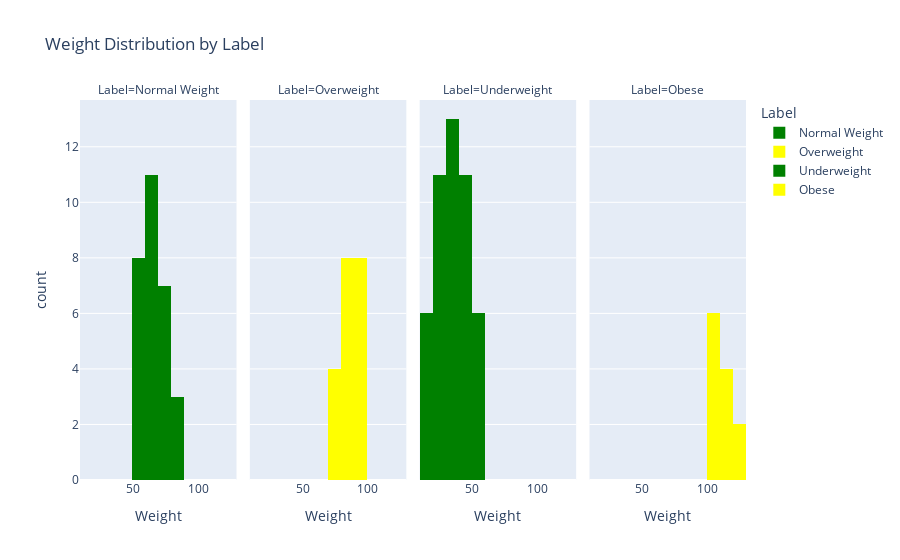

The notebook cell saved with this chart:
### Code cell
df = pd.DataFrame(df)

# Weight ve Label için histogram çizimi
fig = px.histogram(data_frame=df, x='Weight', color='Label', facet_col='Label',
                   title='Weight Distribution by Label', color_discrete_sequence=['green', 'yellow'])

fig.show()

### Figure 1 — Plotly figure (JSON) as saved in the notebook; plotly's stock layout.template omitted (floating-point values rounded to 4 significant figures)
{"data": [{"alignmentgroup": "True", "bingroup": "x", "hovertemplate": "Label=Normal Weight<br>Weight=%{x}<br>count=%{y}<extra></extra>", "legendgroup": "Normal Weight", "marker": {"color": "green", "pattern": {"shape": ""}}, "name": "Normal Weight", "offsetgroup": "Normal Weight", "orientation": "v", "showlegend": true, "type": "histogram", "x": [80, 60, 70, 80, 60, 80, 60, 75, 55, 65, 75, 55, 65, 65, 75, 55, 65, 55, 65, 75, 55, 65, 55, 65, 75, 60, 70, 55, 55], "xaxis": "x", "yaxis": "y"}, {"alignmentgroup": "True", "bingroup": "x", "hovertemplate": "Label=Overweight<br>Weight=%{x}<br>count=%{y}<extra></extra>", "legendgroup": "Overweight", "marker": {"color": "yellow", "pattern": {"shape": ""}}, "name": "Overweight", "offsetgroup": "Overweight", "orientation": "v", "showlegend": true, "type": "histogram", "x": [90, 90, 90, 85, 95, 75, 85, 95, 85, 95, 75, 85, 85, 95, 75, 85, 85, 95, 75, 85], "xaxis": "x2", "yaxis": "y2"}, {"alignmentgroup": "True", "bingroup": "x", "hovertemplate": "Label=Underweight<br>Weight=%{x}<br>count=%{y}<extra></extra>", "legendgroup": "Underweight", "marker": {"color": "green", "pattern": {"shape": ""}}, "name": "Underweight", "offsetgroup": "Underweight", "orientation": "v", "showlegend": true, "type": "histogram", "x": [50, 40, 30, 20, 50, 50, 40, 30, 50, 40, 30, 45, 45, 35, 45, 45, 30, 40, 50, 35, 25, 45, 30, 25, 20, 30, 25, 40, 35, 50, 40, 35, 15, 15, 20, 20, 25, 25, 30, 30, 35, 25, 10, 10, 15, 15, 20], "xaxis": "x3", "yaxis": "y3"}, {"alignmentgroup": "True", "bingroup": "x", "hovertemplate": "Label=Obese<br>Weight=%{x}<br>count=%{y}<extra></extra>", "legendgroup": "Obese", "marker": {"color": "yellow", "pattern": {"shape": ""}}, "name": "Obese", "offsetgroup": "Obese", "orientation": "v", "showlegend": true, "type": "histogram", "x": [100, 110, 120, 100, 110, 100, 110, 120, 105, 115, 105, 105], "xaxis": "x4", "yaxis": "y4"}], "layout": {"annotations": [{"font": {}, "showarrow": false, "text": "Label=Normal Weight", "x": 0.1175, "xanchor": "center", "xref": "paper", "y": 1, "yanchor": "bottom", "yref": "paper"}, {"font": {}, "showarrow": false, "text": "Label=Overweight", "x": 0.3725, "xanchor": "center", "xref": "paper", "y": 1, "yanchor": "bottom", "yref": "paper"}, {"font": {}, "showarrow": false, "text": "Label=Underweight", "x": 0.6275, "xanchor": "center", "xref": "paper", "y": 1, "yanchor": "bottom", "yref": "paper"}, {"font": {}, "showarrow": false, "text": "Label=Obese", "x": 0.8825, "xanchor": "center", "xref": "paper", "y": 1, "yanchor": "bottom", "yref": "paper"}], "barmode": "relative", "legend": {"title": {"text": "Label"}, "tracegroupgap": 0}, "title": {"text": "Weight Distribution by Label"}, "xaxis": {"anchor": "y", "domain": [0, 0.235], "title": {"text": "Weight"}}, "xaxis2": {"anchor": "y2", "domain": [0.255, 0.49], "matches": "x", "title": {"text": "Weight"}}, "xaxis3": {"anchor": "y3", "domain": [0.51, 0.745], "matches": "x", "title": {"text": "Weight"}}, "xaxis4": {"anchor": "y4", "domain": [0.765, 1.0], "matches": "x", "title": {"text": "Weight"}}, "yaxis": {"anchor": "x", "domain": [0, 1], "title": {"text": "count"}}, "yaxis2": {"anchor": "x2", "domain": [0, 1], "matches": "y", "showticklabels": false}, "yaxis3": {"anchor": "x3", "domain": [0, 1], "matches": "y", "showticklabels": false}, "yaxis4": {"anchor": "x4", "domain": [0, 1], "matches": "y", "showticklabels": false}}}
